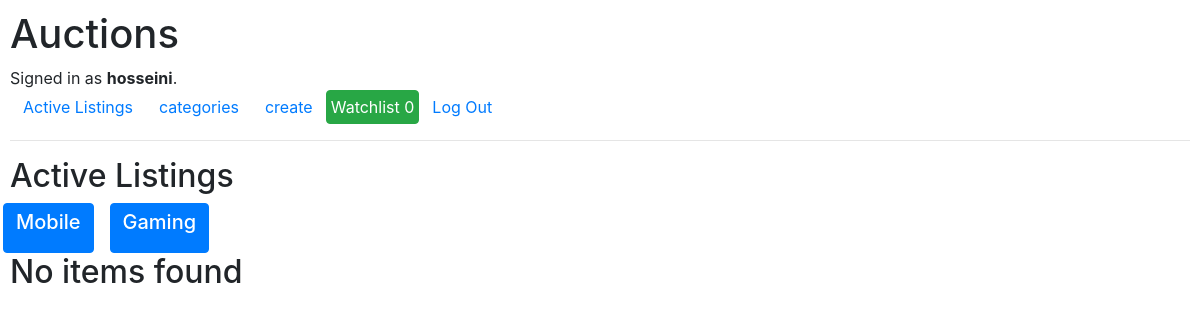
The page /categories (signed in) on the database its author committed.
### auctions/models.py (models this page shows, shortened)
class User(AbstractUser):
    pass

class Categories(models.Model):
    categoryName = models.CharField(max_length=50)
    imageUrl = models.ImageField(upload_to='img', default="", )

### auctions/views.py (the view)
# urls.py: path('categories', views.displayCategories, name="displayCategories"),
def displayCategories(request):
    img_path = 'http://' + request.get_host() + '/media/'
    allCategory = Categories.objects.all()
    if request.method == "POST":
        categoryFromForm = request.POST['category']
        category = Categories.objects.get(categoryName=categoryFromForm)
        activeListing = Listing.objects.filter(
            isActive=True, category=category)
        return render(request, 'auctions/displayCategories.html', {
            'listing': activeListing,
            'categories': allCategory
        })
    else:
        return render(request, 'auctions/displayCategories.html', {
            'categories': allCategory,
            'imgPathBase': img_path
        })

### auctions/context_processors.py (called while the page is built)
def watchlist_items(request):
    user = request.user
    watchlist_items = WatchlistItem.objects.filter(user=user)
    listing_attributes = [item.listing for item in watchlist_items]
    return {"watchlistItem": listing_attributes, 'len' : len(watchlist_items)}

### auctions/templates/auctions/displayCategories.html (shortened to what this page needs)
{% extends "auctions/layout.html" %} {% block body %} {% load static %}
<h2>Active Listings</h2>
<div class="d-flex flex-row row">
  {% if categories %} {% for category in categories %}
  <div class="">
    <form action="{% url 'displayCategories' %}" method="POST" class="row mx-2">
      <button type="submit" class="btn btn-primary">
        <h5 class="card-title">{{ category.categoryName }}</h5>
      </button>
    </form>
  </div>
  {% endfor %} {% endif %}
</div>
  {% if listing %} {% for item in listing %}
  <div class="card p-2 m-3" style="width: 18rem; height: 24rem">
    <img
      class="card-img-top"
      src="media/{{ item.imageUrl }}"
      style="max-width: 17rem; height: 12rem"
      alt="Card image cap"
    />
    <div class="card-body">
      <h5 class="card-title">{{ item.title }}</h5>
      <p class="card-text">{{ item.description }}</p>
      <small class="text-muted">{{ item.price }} USD</small>
      <br />
      <a href="{% url 'details' item.id %}" class="btn btn-primary"
        >Go to Product</a
      >
    </div>
  </div>
  {% endfor %} {% else %}
<h2>No items found</h2>
{% endif %} {% endblock %}

### auctions/templates/auctions/layout.html (shortened to what this page needs)
{% load static %}
<!DOCTYPE html>
<html lang="en">
  <head>
    <link
      rel="stylesheet"
      href="https://stackpath.bootstrapcdn.com/bootstrap/4.4.1/css/bootstrap.min.css"
    />
    <link href="{% static 'auctions/styles.css' %}" rel="stylesheet" />
  </head>
  <body>
    <h1>Auctions</h1>
    <div>
      {% if user.is_authenticated %} Signed in as
      <strong>{{ user.username }}</strong>. {% else %}
      <p>Not signed in.</p>
      {% endif %}
    </div>
    <ul class="nav">
      <li class="nav-item">
        <a class="nav-link btn btn-link p-1 mx-2" href="{% url 'index' %}">Active Listings</a>
      </li>
      <li class="nav-item">
        <a class="nav-link btn btn-link p-1 mx-2" href="{% url 'displayCategories' %}">categories</a>
      </li>
      {% if user.is_authenticated %}
      <li class="nav-item">
        <a class="nav-link btn btn-link p-1 mx-2" href="{% url 'create' %}">create</a>
      </li>
      <li class="nav-item">
        <a class="nav-link btn btn-success p-1 m-0" href="{% url 'displaywatchlists' %}">Watchlist {{len}}</a>
      </li>
      <li class="nav-item">
        <a class="nav-link btn btn-link p-1 mx-2" href="{% url 'logout' %}">Log Out</a>
      </li>
      {% endif %}
    </ul>
    <hr />
    {% block body %} {% endblock %}
  </body>
</html>

### auctions/static/auctions/styles.css (style rules this page uses)
body { padding: 10px; }

### rows shown on the page
User: username "hosseini"
Categories: categoryName "Mobile"
Categories: categoryName "Gaming"

### other values the page prints
{{ len }} "0"
